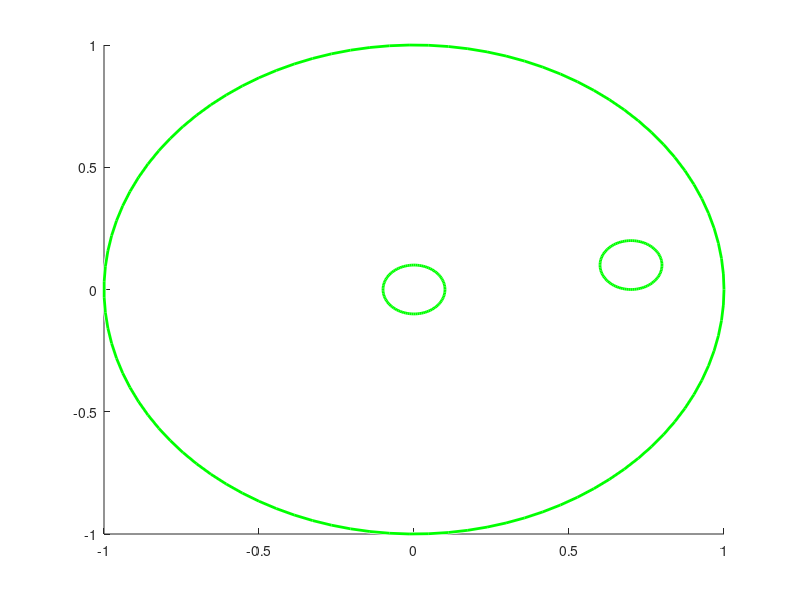

Recreate this plot in MATLAB. (Note: this script raises an error after producing the figure.)
figure (2)
hold on

% discrete-time Lotka-Volterra model
%f = [x+0.01*(-0.5*x-0.5*y+0.5*x*y), y+0.01*(-0.5*y+1+d)]; 
f1 = @(x,y) x+0.02*(-2)*y+0.01*random('unif',-1,1);
f2 = @(x,y) y+0.02*(0.8*y+10*(x^2-0.21)*y);

%f1 = @(x1,x2) 0.5*x1-x2*x1;
%f2 = @(x1,x2) (-0.5+random('unif',-0.5,0.5))*x2+x2*x1;
 
% initial
viscircles([0.7,0.1], 0.1,'Color','g')
% target set
viscircles([0,0], 0.1,'Color','g')
% domain 
viscircles([0,0], 1,'Color','g')
% unsafe: out  of domain


syms x0 x1
v =0.0196308550716+0.294006820347*internal(1)+0.0238717608551*y+2.67521355268*internal(1)^2-0.0078531845904*internal(1)*y+0.123835212332*y^2+0.707296320202*internal(1)^3+0.181488587648*internal(1)^2*y+0.078261586244*internal(1)*y^2+0.00927469413132*y^3;

fc2 = fcontour(v, 'r');
fc2.LevelList = [0.25];

fc2 = fcontour(v, 'm');
fc2.LevelList = [0.5];

fc2 = fcontour(v, 'blue');
fc2.LevelList = [0.75];
%viscircles([0,0], 0.5,'Color','k')
%}

% samples

total = 0;
unsafe = 0;
for i = [1:200] 
    listx = [random('unif',0.4,0.6)];
    listy = [random('unif',0,0.2)];
    if (listx-0.5)^2+(listy-0.1)^2>1
        continue
    end
    total = total + 1;
    count = 0;
    for t = [1:300]
        curx =  f1(listx(t),listy(t));
        listx = [listx curx];
        cury = f2(listx(t),listy(t));
        listy = [listy cury];
        %if curx^2+cury^2<=0.01
        %    break;
        %end  
        if curx^2+cury^2>= 1
            count = count+1;
        end
    end
    plot(listx,listy);
    if count > 5
        unsafe = unsafe +1;
    end
end

fprintf("Total: %d \n", total);
fprintf("Unsafe:  %d , percentage %f\n",unsafe, unsafe/total);
